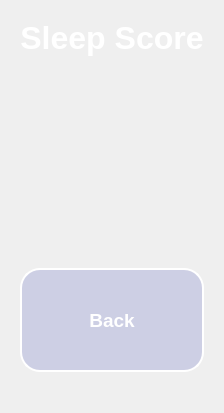
      <widget class="QWidget" name="page_results">
       <layout class="QVBoxLayout" name="verticalLayout_7">
        <item>
         <widget class="QFrame" name="resultWidget">
          <property name="styleSheet">
           <string notr="true">background-color: none;</string>
          </property>
          <layout class="QVBoxLayout" name="verticalLayout_12">
           <property name="bottomMargin">
            <number>30</number>
           </property>
           <item>
            <widget class="QLabel" name="label_6">
             <property name="maximumSize">
              <size>
               <width>16777215</width>
               <height>100</height>
              </size>
             </property>
             <property name="font">
              <font>
               <pointsize>24</pointsize>
               <bold>true</bold>
              </font>
             </property>
             <property name="styleSheet">
              <string notr="true">color: rgb(255, 255, 255);
background-color: none;</string>
             </property>
             <property name="text">
              <string>Sleep Score</string>
             </property>
             <property name="alignment">
              <set>Qt::AlignmentFlag::AlignCenter</set>
             </property>
            </widget>
           </item>
           <item>
            <spacer name="verticalSpacer_10">
             <property name="orientation">
              <enum>Qt::Orientation::Vertical</enum>
             </property>
             <property name="sizeType">
              <enum>QSizePolicy::Policy::Fixed</enum>
             </property>
             <property name="sizeHint" stdset="0">
              <size>
               <width>20</width>
               <height>120</height>
              </size>
             </property>
            </spacer>
           </item>
           <item>
            <widget class="QFrame" name="circluarResult">
             <property name="styleSheet">
              <string notr="true">background-color: none;</string>
             </property>
             <property name="frameShape">
              <enum>QFrame::Shape::NoFrame</enum>
             </property>
             <property name="frameShadow">
              <enum>QFrame::Shadow::Raised</enum>
             </property>
             <widget class="QFrame" name="circularProgress">
              <property name="geometry">
               <rect>
                <x>130</x>
                <y>0</y>
                <width>300</width>
                <height>300</height>
               </rect>
              </property>
              <property name="styleSheet">
               <string notr="true">QFrame {
	border-radius: 150px;
	background-color: qconicalgradient(cx:0.5, cy:0.5, angle:90, stop:0.749 rgba(255, 0, 127, 0), stop:0.750 rgba(85, 170, 255, 255));
}</string>
              </property>
              <property name="frameShape">
               <enum>QFrame::Shape::NoFrame</enum>
              </property>
              <property name="frameShadow">
               <enum>QFrame::Shadow::Raised</enum>
              </property>
             </widget>
             <widget class="QFrame" name="circularBG">
              <property name="geometry">
               <rect>
                <x>130</x>
                <y>0</y>
                <width>300</width>
                <height>300</height>
               </rect>
              </property>
              <property name="styleSheet">
               <string notr="true">QFrame {
	border-radius: 150px;
	background-color: rgba(77, 77, 127, 120);
}</string>
              </property>
              <property name="frameShape">
               <enum>QFrame::Shape::NoFrame</enum>
              </property>
              <property name="frameShadow">
               <enum>QFrame::Shadow::Raised</enum>
              </property>
             </widget>
             <widget class="QFrame" name="container">
              <property name="geometry">
               <rect>
                <x>140</x>
                <y>10</y>
                <width>280</width>
                <height>280</height>
               </rect>
              </property>
              <property name="styleSheet">
               <string notr="true">QFrame {
	border-radius: 135px;
	background-color: rgb(77, 77, 127);
}</string>
              </property>
              <property name="frameShape">
               <enum>QFrame::Shape::StyledPanel</enum>
              </property>
              <property name="frameShadow">
               <enum>QFrame::Shadow::Raised</enum>
              </property>
              <widget class="QWidget" name="layoutWidget">
               <property name="geometry">
                <rect>
                 <x>40</x>
                 <y>40</y>
                 <width>201</width>
                 <height>201</height>
                </rect>
               </property>
               <layout class="QVBoxLayout" name="verticalLayout_10">
                <item>
                 <spacer name="verticalSpacer_4">
                  <property name="orientation">
                   <enum>Qt::Orientation::Vertical</enum>
                  </property>
                  <property name="sizeType">
                   <enum>QSizePolicy::Policy::Fixed</enum>
                  </property>
                  <property name="sizeHint" stdset="0">
                   <size>
                    <width>20</width>
                    <height>30</height>
                   </size>
                  </property>
                 </spacer>
                </item>
                <item>
                 <widget class="QLabel" name="label_score">
                  <property name="maximumSize">
                   <size>
                    <width>16777215</width>
                    <height>16777215</height>
                   </size>
                  </property>
                  <property name="font">
                   <font>
                    <pointsize>48</pointsize>
                    <bold>true</bold>
                   </font>
                  </property>
                  <property name="styleSheet">
                   <string notr="true">color: rgb(255, 255, 255);
background-color: none;</string>
                  </property>
                  <property name="text">
                   <string>69</string>
                  </property>
                  <property name="alignment">
                   <set>Qt::AlignmentFlag::AlignCenter</set>
                  </property>
                 </widget>
                </item>
                <item>
                 <widget class="QLabel" name="label_result">
                  <property name="maximumSize">
                   <size>
                    <width>16777215</width>
                    <height>16777215</height>
                   </size>
                  </property>
                  <property name="font">
                   <font>
                    <pointsize>20</pointsize>
                    <bold>true</bold>
                   </font>
                  </property>
                  <property name="styleSheet">
                   <string notr="true">color: rgb(255, 255, 255);
background-color: none;</string>
                  </property>
                  <property name="text">
                   <string>Result</string>
                  </property>
                  <property name="alignment">
                   <set>Qt::AlignmentFlag::AlignCenter</set>
                  </property>
                 </widget>
                </item>
               </layout>
              </widget>
             </widget>
             <zorder>circularBG</zorder>
             <zorder>circularProgress</zorder>
             <zorder>container</zorder>
            </widget>
           </item>
           <item>
            <spacer name="verticalSpacer_11">
             <property name="orientation">
              <enum>Qt::Orientation::Vertical</enum>
             </property>
             <property name="sizeType">
              <enum>QSizePolicy::Policy::Fixed</enum>
             </property>
             <property name="sizeHint" stdset="0">
              <size>
               <width>20</width>
               <height>80</height>
              </size>
             </property>
            </spacer>
           </item>
           <item>
            <widget class="QPushButton" name="pushButton_back">
             <property name="minimumSize">
              <size>
               <width>0</width>
               <height>0</height>
              </size>
             </property>
             <property name="maximumSize">
              <size>
               <width>16777215</width>
               <height>16777215</height>
              </size>
             </property>
             <property name="font">
              <font>
               <pointsize>14</pointsize>
               <bold>true</bold>
              </font>
             </property>
             <property name="cursor">
              <cursorShape>PointingHandCursor</cursorShape>
             </property>
             <property name="layoutDirection">
              <enum>Qt::LayoutDirection::LeftToRight</enum>
             </property>
             <property name="styleSheet">
              <string notr="true">QPushButton {
color: rgb(255, 255, 255);
border: 2px solid rgb(255, 255, 255);
border-radius: 20px;
height: 100px;
width: 100px;
background-color: rgba(117, 123, 200, 70);
}

QPushButton:hover {
	background-color: rgb(141, 154, 225);
}

QPushButton:pressed {
	background-color: rgb(141, 158, 255);
}</string>
             </property>
             <property name="text">
              <string>Back</string>
             </property>
            </widget>
           </item>
          </layout>
         </widget>
        </item>
       </layout>
      </widget>
